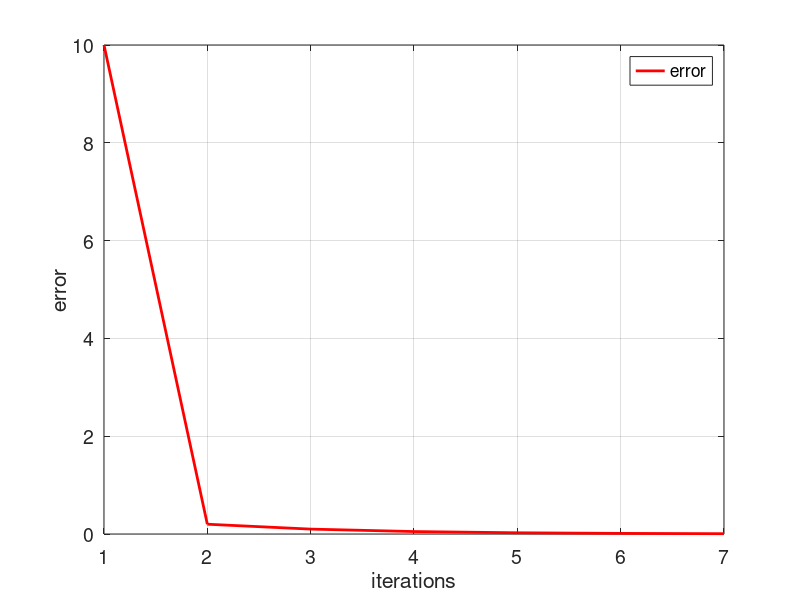

Recreate this plot in MATLAB.

xl = .1;
xu = .5;
i = 1;
e(i) = 10;

while(e(i)>0.01)

    xr = (xl + xu)/2;

    g_xl = (xl^xl)+1-exp(exp(xl/2)*cos(pi*xl));
    g_xr = (xr^xr)+1-exp(exp(xr/2)*cos(pi*xr));
    g_xu = (xu^xu)+1-exp(exp(xu/2)*cos(pi*xu));

    if(g_xl*g_xr<0)
        xu = xr;
        e(i + 1) = abs(xr - xl);
    end

    if(g_xu*g_xr<0)
        xl = xr;
        e(i + 1) = abs(xr - xu);
    end
    i = i + 1;
    if(g_xu*g_xr==0);
        xr = xr;
    end
end

tamanio = size(e);
ite = 1:1:tamanio(2);

figure('DefaultAxesFontSize',14)
set(gcf,'color','white')
plot(ite,e,'color',[1,0,0],'linewidth',2)
grid on
xlabel('iterations')
ylabel('error')
legend('error')
